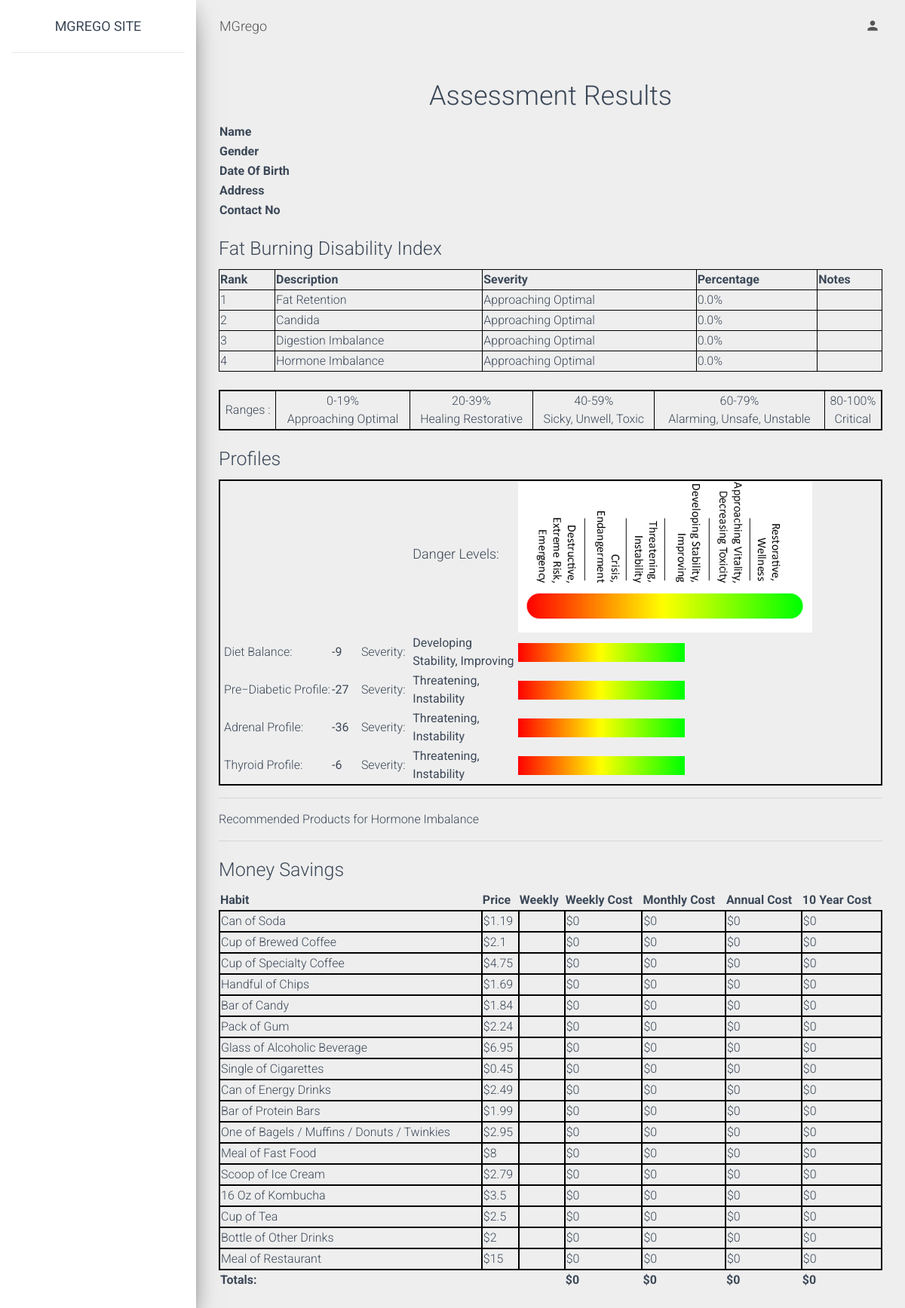
Screenshot of /FinalResult.php with the database file from the repository.
### tables this page shows
CREATE TABLE `product` (
  `Pro_Id` int(11) NOT NULL,
  `Pro_Name` varchar(100) NOT NULL,
  `Pro_Price` float NOT NULL
);

### FinalResult.php (the view, shortened to what this page needs)
<?php
if (!(isset($_SESSION['admin'])OR isset($_SESSION['Patient']))AND isset($_GET['id'])AND isset($_GET['pid'])) {
    header('location:Admin.php');
} else {
    include 'header.php';
    include 'connection.php';
    $pid = $_GET['pid'];
    $id = $_GET['id'];
    $query = "Select * from patient where P_Id = '$pid'";
    $result = mysqli_query($conn, $query);
    $row = mysqli_fetch_row($result);
    $proQuery="select * from product";
    $proResult=mysqli_query($conn,$proQuery);
    if ($row[3] == "Male") {
        $ConQuery = "Select * from m_consumption_assessment where MSA_Id='$id'";
        $fatquery1 = "Select * from m_toxic_assessment_1 where MSA_Id='$id'";
        $fatquery2 = "Select * from m_toxic_assessment_2 where MSA_Id='$id'";
        $Candida1 = "SELECT * from m_general_assessment_1 where MSA_Id='$id'";
        $Candida2 = "SELECT * from m_general_assessment_2 where MSA_Id='$id'";
        $Candida3 = "SELECT * from m_stress_assessment where MSA_Id='$id'";
        $Digestionquery = "SELECT * from m_toxic_assessment_3 where MSA_Id='$id'";
        $Hormone1 = "SELECT * from m_hormone_assessment where MSA_Id='$id'";
        $Hormone2 = "SELECT * from m_thyroid_assessment where MSA_Id='$id'";
    } else {
        $ConQuery = "Select * from f_consumption_assessment where MSA_Id='$id'";
    }
    $ConResult = mysqli_query($conn, $ConQuery);
    $ConRow = mysqli_fetch_row($ConResult);
    $fatRetention = 0;
    $fatRetention=number_format((float)$fatRetention, 1, '.', '');
    $fatSeverity="";
    if($fatRetention>=0  && $fatRetention<=19)
    {
        $fatSeverity="Approaching Optimal";
    }else if($fatRetention>=20  && $fatRetention<=39)
    {
        $fatSeverity="Healing Restorative";
    }else if($fatRetention>=40  && $fatRetention<=59)
    {
        $fatSeverity="Sicky, Unwell, Toxic";
    }else if($fatRetention>=60  && $fatRetention<=79)
    {
        $fatSeverity="Alarming, Unsafe, Unstable";
    }else if($fatRetention>=80  && $fatRetention<=100)
    {
        $fatSeverity="Critical";
    }
    $Candida = 0;
    $Candida=number_format((float)$Candida, 1, '.', '');
    $CandidaSeverity="";
    if($Candida>=0  && $Candida<=19)
    {
        $CandidaSeverity="Approaching Optimal";
    }else if($Candida>=20  && $Candida<=39)
    {
        $CandidaSeverity="Healing Restorative";
    }else if($Candida>=40  && $Candida<=59)
    {
        $CandidaSeverity="Sicky, Unwell, Toxic";
    }else if($Candida>=60  && $Candida<=79)
    {
        $CandidaSeverity="Alarming, Unsafe, Unstable";
    }else if($Candida>=80  && $Candida<=100)
    {
        $CandidaSeverity="Critical";
    }
    $Digestion = 0;
    $Digestion=number_format((float)$Digestion, 1, '.', '');
    $DigestionSeverity="";
    if($Digestion>=0  && $Digestion<=19)
    {
        $DigestionSeverity="Approaching Optimal";
    }else if($Digestion>=20  && $Digestion<=39)
    {
        $DigestionSeverity="Healing Restorative";
    }else if($Digestion>=40  && $Digestion<=59)
    {
        $DigestionSeverity="Sicky, Unwell, Toxic";
    }else if($Digestion>=60  && $Digestion<=79)
    {
        $DigestionSeverity="Alarming, Unsafe, Unstable";
    }else if($Digestion>=80  && $Digestion<=100)
    {
        $DigestionSeverity="Critical";
    }
    $Hormone = 0;
    $Hormone=number_format((float)$Hormone, 1, '.', '');
    $HormoneSeverity="";
    if($Hormone>=0  && $Hormone<=19)
    {
        $HormoneSeverity="Approaching Optimal";
    }else if($Hormone>=20  && $Hormone<=39)
    {
        $HormoneSeverity="Healing Restorative";
    }else if($Hormone>=40  && $Hormone<=59)
    {
        $HormoneSeverity="Sicky, Unwell, Toxic";
    }else if($Hormone>=60  && $Hormone<=79)
    {
        $HormoneSeverity="Alarming, Unsafe, Unstable";
    }else if($Hormone>=80  && $Hormone<=100)
    {
        $HormoneSeverity="Critical";
    }
    $WeeklyTotal = 0;
    $MonthlyTotal = 0;
    $AnnualTotal = 0;
    $TenTotal = 0;
    function calculateWeekly($quantity, $price)
    {
        if ($quantity == "") {
            return 0.0;
        } else {
            $GLOBALS['WeeklyTotal'] += ($quantity * $price);
            return $quantity * $price;
        }
    }
    function calculateMonthly($quantity, $price)
    {
        if ($quantity == "") {
            return 0.0;
        } else {
            $GLOBALS['MonthlyTotal'] += ($quantity * $price * 4);
            return $quantity * $price * 4;
        }
    }
    function calculateAnnual($quantity, $price)
    {
        if ($quantity == "") {
            return 0.0;
        } else {
            $GLOBALS['AnnualTotal'] += ($quantity * $price * 52);
            return $quantity * $price * 52;
        }
    }
    function calculateTen($quantity, $price)
    {
        if ($quantity == "") {
            return 0.0;
        } else {
            $GLOBALS['TenTotal'] += ($quantity * $price * 52 * 10);
            return $quantity * $price * 52 * 10;
        }
    }
?>
    <div class="content">
        <div class="container-fluid">
            <div style="text-align: center;">
                <h2>Assessment Results</h2>
            </div>
            <table>
                <tr>
                    <th>Name</th>
                    <th><?php echo $row[1] ?></th>
                </tr>
                <tr>
                    <th>Gender</th>
                    <th><?php echo $row[3] ?></th>
                </tr>
                <tr>
                    <th>Date Of Birth</th>
                    <th><?php echo $row[2] ?></th>
                </tr>
                <tr>
                    <th>Address</th>
                    <th><?php echo $row[4] ?></th>
                </tr>
                <tr>
                    <th>Contact No</th>
                    <th><?php echo $row[5] ?></th>
                </tr>
            </table>
            <h3>Fat Burning Disability Index</h3>
            <table id="resultTable">
                <tr>
                    <th>Rank</th>
                    <th>Description</th>
                    <th>Severity</th>
                    <th>Percentage</th>
                    <th>Notes</th>
                </tr>
                <tr>
                    <td>1</td>
                    <td>Fat Retention</td>
                    <td><?php echo $fatSeverity;?></td>
                    <td><?php echo $fatRetention. "%" ?></td>
                    <td></td>
                </tr>
                <tr>
                    <td>2</td>
                    <td>Candida</td>
                    <td><?php echo $CandidaSeverity;?></td>
                    <td><?php echo $Candida. "%" ?></td>
                    <td></td>
                </tr>
                <tr>
                    <td>3</td>
                    <td>Digestion Imbalance</td>
                    <td><?php echo $DigestionSeverity;?></td>
                    <td><?php echo $Digestion . "%" ?></td>
                    <td></td>
                </tr>
                <tr>
                    <td>4</td>
                    <td>Hormone Imbalance</td>
                    <td><?php echo $HormoneSeverity;?></td>
                    <td><?php echo $Hormone . "%" ?></td>
                    <td></td>
                </tr>
            </table>
            <br>
            <table id="Range">
                <tr>
                    <td>Ranges : </td>
                    <td>0-19% <br>Approaching Optimal</td>
                    <td>20-39%<br> Healing Restorative</td>
                    <td>40-59%<br>Sicky, Unwell, Toxic</td>
                    <td>60-79%<br>Alarming, Unsafe, Unstable</td>
                    <td>80-100%<br>Critical</td>
                </tr>
            </table>
            <h3>Profiles</h3>
            <table id="profiles">
                <tbody>
                    <tr>
                        <td></td>
                        <td></td>
                        <td></td>
                        <td>
                            <h4>Danger Levels:</h4></b>
                        </td>
                        <td><img src="gradient7.png"/></td>
                    </tr>
                    <tr>
                        <td width="130">&nbsp;Diet Balance:</td>
                        <td width="35"><b>-9</b></td>
                        <td width="60">&nbsp;Severity:&nbsp;&nbsp;</td>
                        <td width="140"><b>Developing Stability,
Improving</b></td>
                        <td><img src="gradient.png" /></td>
                    </tr>
                    <tr>
                        <td>&nbsp;Pre&minus;Diabetic&nbsp;Profile:</td>
                        <td><b>-27</b></td>
                        <td>&nbsp;Severity:&nbsp;&nbsp;</td>
                        <td><b>Threatening,
Instability</b></td>
                        <td><img src="gradient.png" /></td>
                    </tr>
                    <tr>
                        <td>&nbsp;Adrenal Profile:</td>
                        <td><b>-36</b></td>
                        <td>&nbsp;Severity:&nbsp;&nbsp;</td>
                        <td><b>Threatening,
Instability</b></td>
                        <td><img src="gradient.png"/></td>
                    </tr>
                    <tr>
                        <td>&nbsp;Thyroid Profile:</td>
                        <td><b>-6</b></td>
                        <td>&nbsp;Severity:&nbsp;&nbsp;</td>
                        <td><b>Threatening,
Instability</b></td>
                        <td><img src="gradient.png" /></td>
                    </tr>
                </tbody>
            </table>
            <hr>
            <div>
                Recommended Products for Hormone Imbalance
            </div>
            <hr>
            <h3>Money Savings</h3>
            <table id="MoneyTable">
                <thead>
                    <tr>
                        <th>Habit</th>
                        <th>Price</th>
                        <th>Weekly</th>
                        <th>Weekly Cost</th>
                        <th>Monthly Cost</th>
                        <th>Annual Cost</th>
                        <th>10 Year Cost</th>
                    </tr>
                </thead>
                <tbody>
                    <?php
                    $i=2;
                    while( $proRow=mysqli_fetch_array($proResult))
                    {
                    ?>
                    <tr>
                        <td><?php echo $proRow['Pro_Name']?></td>
                        <td class="money"><?php echo "$".$proRow['Pro_Price']?></td>
                        <td><?php echo $ConRow[$i]; ?></td>
                        <td><?php echo "$" . calculateWeekly($ConRow[$i],$proRow['Pro_Price']); ?></td>
                        <td><?php echo "$" . calculateMonthly($ConRow[$i],$proRow['Pro_Price']); ?></td>
                        <td><?php echo "$" . calculateAnnual($ConRow[$i],$proRow['Pro_Price']); ?></td>
                        <td><?php echo "$" . calculateTen($ConRow[$i],$proRow['Pro_Price']); ?></td>
                    </tr>
                    <?php
                    $i++;
                    }
                    ?>
                </tbody>
                <tr>
                    <th class="totals">Totals:</th>
                    <th class="totals"></th>
                    <th class="totals"></th>
                    <th class="money totals"><?php echo "$" . $WeeklyTotal; ?></th>
                    <th class="money totals"><?php echo "$" . $MonthlyTotal; ?></th>
                    <th class="money totals"><?php echo "$" . $AnnualTotal; ?></th>
                    <th class="money totals"><?php echo "$" . $TenTotal; ?></th>
                </tr>
            </table>
        </div>
    </div>
<?php
    include 'footer.php';
}
?>

### header.php (shortened to what this page needs)
<!DOCTYPE html>
<html lang="en">
<head>
    <link rel="stylesheet" href="https://maxcdn.bootstrapcdn.com/font-awesome/latest/css/font-awesome.min.css">
    <link href="mainStyle.css?v=2.1.2" rel="stylesheet" />
    <link rel="stylesheet" type="text/css" href="style.css"/>
</head>
<body class="">
    <div class="wrapper ">
        <div class="sidebar" data-color="azure" data-background-color="white">
            <div class="logo"><a href="" class="simple-text logo-normal">
                    MGrego Site
                </a></div>
            <div class="sidebar-wrapper">
            </div>
        </div>
            <div class="main-panel">
      <nav class="navbar navbar-expand-lg navbar-transparent navbar-absolute fixed-top ">
        <div class="container-fluid">
          <div class="navbar-wrapper">
            <a class="navbar-brand" href="javascript:;">MGrego</a>
          </div>
          <div class="collapse navbar-collapse justify-content-end">
            <ul class="navbar-nav">
              <li class="nav-item dropdown">
                <a class="nav-link" href="javascript:;" id="navbarDropdownProfile" data-toggle="dropdown" aria-haspopup="true" aria-expanded="false">
                  <i class="material-icons">person</i>
                </a>
              </li>
            </ul>
          </div>
        </div>
      </nav>

### footer.php (shortened to what this page needs)
</div>
</div>
</body>
</html>

### style.css (style rules this page uses)
#resultTable { width: 100%; }
#resultTable,#resultTable tr th ,#resultTable tr td { border: 1px solid black; }
#Range { width: 100%; border: 2px solid black; }
#Range tr td { border:1px solid black; text-align: center; }
#profiles { width: 100%; border: 2px solid black; }
#MoneyTable { width: 100%; }
#MoneyTable td { border: 2px solid black; }

### rows the page displays
product: Pro_Name "Can of Soda", Pro_Price "1.19", Pro_Price "0"
product: Pro_Name "Cup of Brewed Coffee", Pro_Price "2.1", Pro_Price "0"
product: Pro_Name "Cup of Specialty Coffee", Pro_Price "4.75", Pro_Price "0"
product: Pro_Name "Handful of Chips", Pro_Price "1.69", Pro_Price "0"
product: Pro_Name "Bar of Candy", Pro_Price "1.84", Pro_Price "0"
product: Pro_Name "Pack of Gum", Pro_Price "2.24", Pro_Price "0"
product: Pro_Name "Glass of Alcoholic Beverage", Pro_Price "6.95", Pro_Price "0"
product: Pro_Name "Single of Cigarettes", Pro_Price "0.45", Pro_Price "0"
product: Pro_Name "Can of Energy Drinks", Pro_Price "2.49", Pro_Price "0"
product: Pro_Name "Bar of Protein Bars", Pro_Price "1.99", Pro_Price "0"
product: Pro_Name "One of Bagels / Muffins / Donuts / Twinkies", Pro_Price "2.95", Pro_Price "0"
product: Pro_Name "Meal of Fast Food", Pro_Price "8", Pro_Price "0"
product: Pro_Name "Scoop of Ice Cream", Pro_Price "2.79", Pro_Price "0"
product: Pro_Name "16 Oz of Kombucha", Pro_Price "3.5", Pro_Price "0"
product: Pro_Name "Cup of Tea", Pro_Price "2.5", Pro_Price "0"
product: Pro_Name "Bottle of Other Drinks", Pro_Price "2", Pro_Price "0"
product: Pro_Name "Meal of Restaurant", Pro_Price "15", Pro_Price "0"

### other values shown
$fatSeverity "Approaching Optimal"
$fatRetention "0.0"
$CandidaSeverity "Approaching Optimal"
$Candida "0.0"
$DigestionSeverity "Approaching Optimal"
$Digestion "0.0"
$HormoneSeverity "Approaching Optimal"
$Hormone "0.0"
$WeeklyTotal "0"
$MonthlyTotal "0"
$AnnualTotal "0"
$TenTotal "0"
